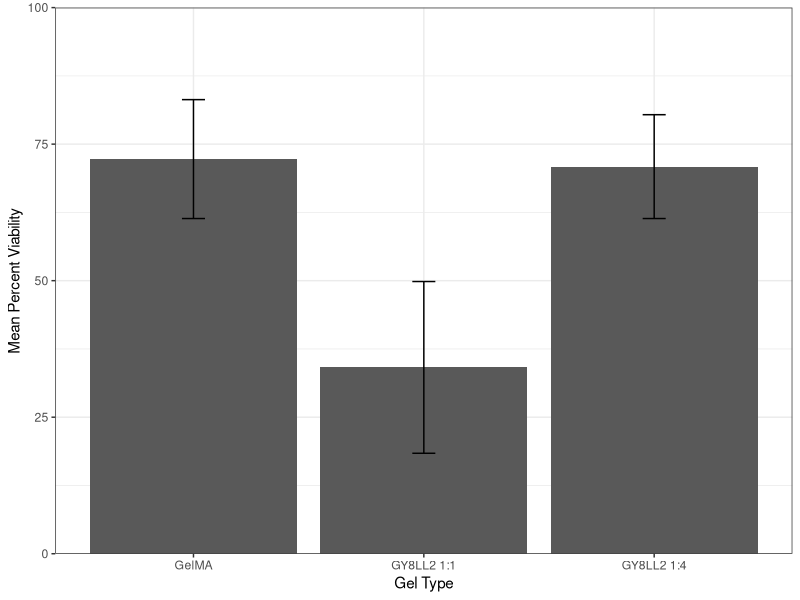

This figure's R source: (Note: this script raises an error after producing the figure.)
## ---- chunk 1
# clear the environment 
rm(list = ls())

# import the libraries that we will use
library(ggplot2)
library(dplyr)
library(here)
library(ggfortify)
## ---- chunk 2
df <- read.csv(here("Data", "CMF10_live_dead_counts.csv"), stringsAsFactors = TRUE)

# take a look at the structure of the data
glimpse(df)
## ---- chunk 3
# calculate percent viability
df_clean <- df %>%
  mutate(total_cells = Dead_cells+Live_cells,
    percent_viability = Live_cells/(total_cells)*100)
## ---- chunk 4
viability_df <- df_clean %>%
  select(Gel_ID, total_cells, percent_viability) %>%
  group_by(Gel_ID)%>%
  summarise(mean_viability = mean(percent_viability),
            sd_viability = sd(percent_viability),
            se_viability = sd(percent_viability)/sqrt(sum(percent_viability)))
## ---- chunk 5
viability_plt <- viability_df %>%
  ggplot(aes(x = Gel_ID, y = mean_viability))+
  geom_bar(stat = "identity", position = "dodge")+
  geom_errorbar(aes(ymin = mean_viability - sd_viability,
                       ymax = mean_viability + sd_viability), width = 0.1, position = position_dodge(0.9))+
  theme_bw()+
  labs(x = "Gel Type", y= "Mean Percent Viability") +
  scale_y_continuous(expand = c(0, 0), limits = c(0, 100))

viability_plt

## ---- chunk 6
# run t-test for mass swelling ratio
t.test(percent_viability ~ Gel_ID, data = df_clean)

# check assumptions:
qqnorm(df_clean$percent_viability, main='Normal')
qqline(df_clean$percent_viability)
## ---- chunk 7
vi_dis_df <- df_clean %>%
  select(Light, Image_ID, percent_viability) %>%
  filter(Image_ID <=7) %>%
  mutate(gel_depth = Image_ID*50) %>%
  group_by(Light, gel_depth) %>%
  summarise(mean_viability = mean(percent_viability),
            sd_viability = sd(percent_viability))

vi_dis_plt <- vi_dis_df %>%
  ggplot(aes(x = gel_depth, y = mean_viability, fill = Light))+
  geom_bar(stat = "identity", position = "dodge")+
  geom_errorbar(aes(ymin = mean_viability - sd_viability,
                       ymax = mean_viability + sd_viability), width = 10, position = position_dodge(50))+
  theme_bw()+
  labs(x = "Gel Depth (um)", y= "Mean Percent Viability (%)") +
  scale_y_continuous(expand = c(0, 0), limits = c(0, 100))+
  scale_x_continuous(expand = c(0,0), limits = c(-25,400))

vi_dis_plt
